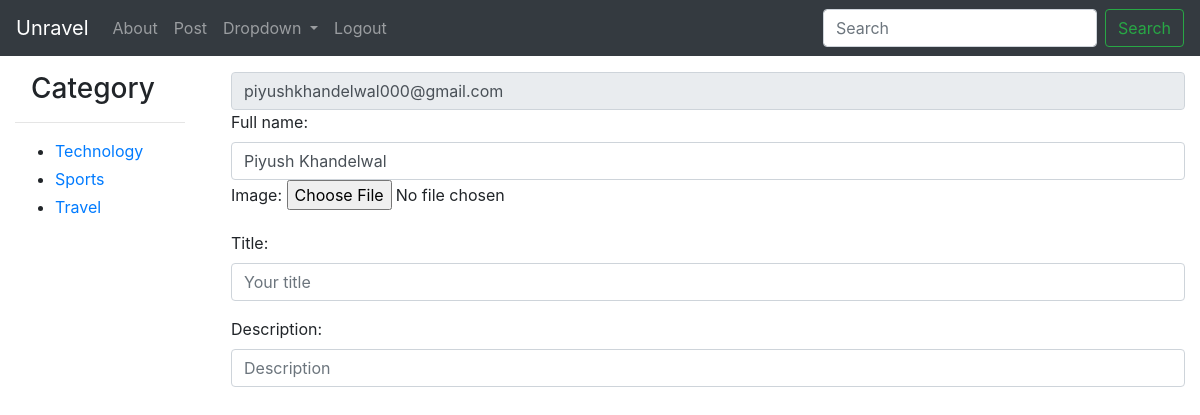
Page /author/edit/ (signed in) on the committed database.
### categories/models.py (models this page shows, shortened)
class Category(models.Model):
	title		= models.CharField(max_length= 40)
	slug		= models.SlugField(blank= True,unique= True)
	created		= models.DateTimeField(auto_now= True)
	def get_absolute_url(self):
		return reverse('category',kwargs={'slug':self.slug})

### accounts/models.py (models this page shows, shortened)
class User(AbstractBaseUser):
	email 		= models.EmailField(max_length=255,unique=True)
	full_name 	= models.CharField(max_length=255,blank = True,null=True)
	active		= models.BooleanField(default= True) # Can Login pr Not?
	admin		= models.BooleanField(default=False) # Superuser
	timestamp	= models.DateTimeField(auto_now_add=True)
	USERNAME_FIELD  = 'email'
	REQUIRED_FIELDS = ['full_name']
	objects = UserManager()
	@property
	def is_active(self):
		return self.active

### authorprofile/views.py (the view)
# urls.py: path('edit/', author_edit_view, name = 'edit_author'),
def author_edit_view(request):
	user_form = UserForm(request.POST or None, instance=request.user)
	profile_form = AuthorForm(request.POST or None, instance=request.user.authorProfile)
	if user_form.is_valid() and profile_form.is_valid():
		user_form.save()
		profile_form.save()
		return redirect('/')
	else:
		print('error')
	return render(request, 'authorprofile/editProfile.html', {
	'user_form': user_form,
	'profile_form': profile_form
	})

### authorprofile/forms.py
class UserForm(forms.ModelForm):
	class Meta:
		model=User
		fields =('full_name',)
		widgets = {
					'full_name':TextInput(
						attrs = {
							'class':'form-control',
							'placeholder':'Your Full Name'
						}
					)
					}

class AuthorForm(forms.ModelForm):
	class Meta:
		model = AuthorProfile
		fields = ('image','title','description')
		widgets = {
					'title': TextInput(
						attrs = {
							'class':'form-control',
							'placeholder':'Your title'
						}
					),
					'description':TextInput(
						attrs = {
							'class':'form-control',
							'placeholder':'Description'
						}
					)
					}

### categories/templatetags/category_list.py (called while the page is built)
@register.inclusion_tag('snippets/category_list.html')
def category_list():
	list = Category.objects.all()
	return{"list":list}

### authorprofile/templates/authorprofile/editProfile.html (shortened to what this page needs)
{% extends 'base.html' %}
{% block content %}
<form method="POST">{% csrf_token %}
	<input type="text" id='email' class="disabled form-control" disabled='disabled' value="{{ request.user.email }}"/>
  {{ user_form }}
  {{ profile_form.as_p }}
</form>
{% endblock content %}

### categories/templates/snippets/category_list.html
<h3 class="ml-3">Category</h3>
<hr>
<ul>
{% for obj in list %}
	<li class="my-1"> <a href="{{ obj.get_absolute_url }}">{{obj.title}}</a></li>
{% endfor%}
</ul>

### rows in the picture
Category: title "Technology"
Category: title "Sports"
Category: title "Travel"
User: user.email "piyushkhandelwal000@gmail.com", full_name "Piyush Khandelwal"
